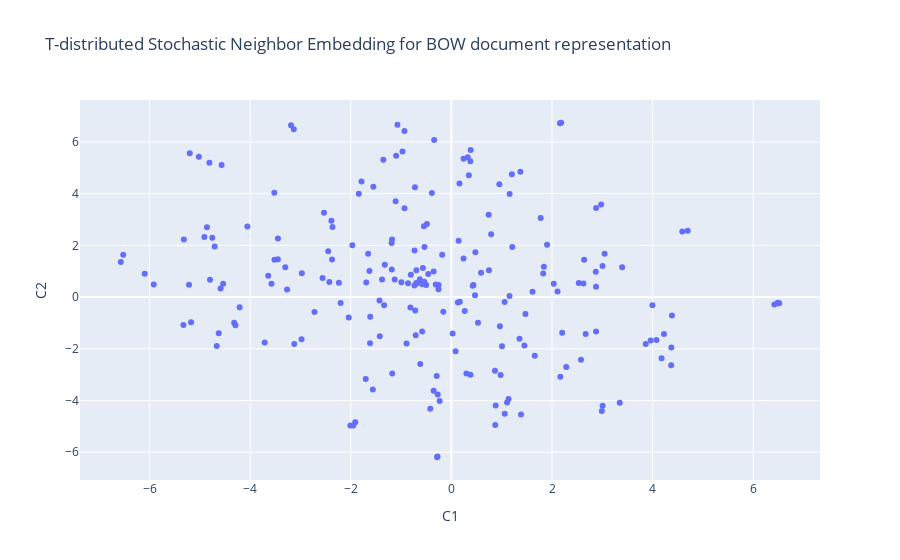

The notebook cell saved with this chart:
### Code cell
import plotly.express as px
# scatter plot of t-sne for the BOW representation

title = "T-distributed Stochastic Neighbor Embedding for BOW document representation"

fig = px.scatter(tsne_bow_features_df, x="C1", y="C2", hover_data=['TITLE'], title=title)
fig.show()

### Figure 1 — Plotly figure (JSON) as saved in the notebook; plotly's stock layout.template omitted (floating-point values rounded to 4 significant figures; data arrays with more than 128 entries replaced by an {"elided": "..."} marker saying what was removed)
{"data": [{"customdata": {"elided": "208x1 str values"}, "hovertemplate": "C1=%{x}<br>C2=%{y}<br>TITLE=%{customdata[0]}<extra></extra>", "legendgroup": "", "marker": {"color": "#636efa", "symbol": "circle"}, "mode": "markers", "name": "", "orientation": "v", "showlegend": false, "type": "scatter", "x": {"elided": "208 float values"}, "xaxis": "x", "y": {"elided": "208 float values"}, "yaxis": "y"}], "layout": {"legend": {"tracegroupgap": 0}, "title": {"text": "T-distributed Stochastic Neighbor Embedding for BOW document representation"}, "xaxis": {"anchor": "y", "domain": [0, 1], "title": {"text": "C1"}}, "yaxis": {"anchor": "x", "domain": [0, 1], "title": {"text": "C2"}}}}
